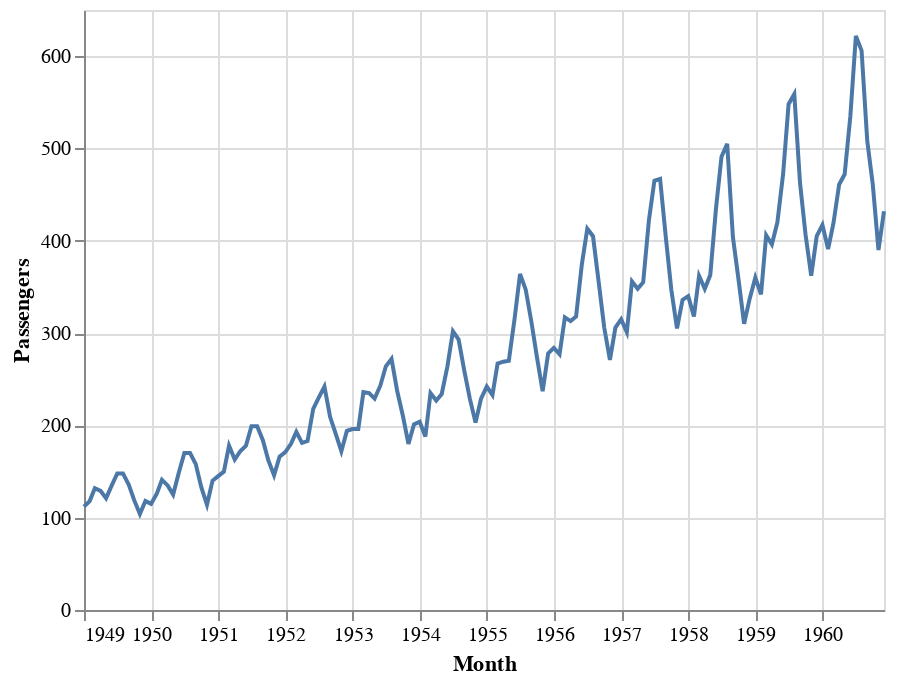

Notebook source saved alongside this figure:
### Markdown cell above
### Plot the data to learn more about the pattern/seasonality

### Code cell
alt.Chart(df).mark_line().encode(
    x='Month:T',
    y='Passengers:Q'
)

### Figure 1 — Vega-Lite specification as saved in the notebook (floating-point values rounded to 4 significant figures; data arrays with more than 128 entries replaced by an {"elided": "..."} marker saying what was removed)
{"config": {"view": {"continuousWidth": 400, "continuousHeight": 300}}, "data": {"name": "data-f251569334fe8f0cd79326d0cbcddf78"}, "mark": "line", "encoding": {"x": {"type": "temporal", "field": "Month"}, "y": {"type": "quantitative", "field": "Passengers"}}, "$schema": "https://vega.github.io/schema/vega-lite/v4.8.1.json", "datasets": {"data-f251569334fe8f0cd79326d0cbcddf78": {"elided": "144 records"}}}
